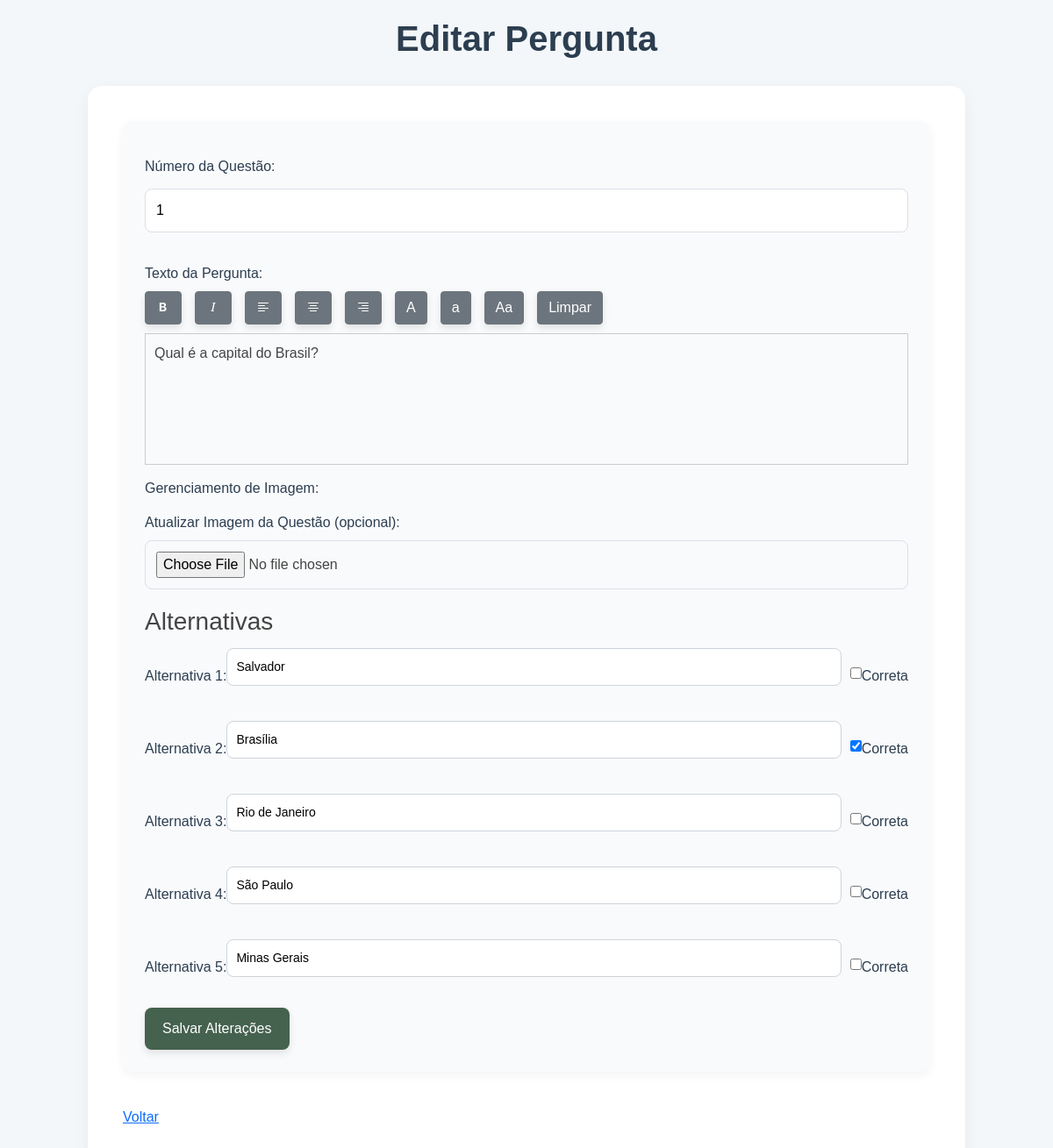
The page /admin/php/edit_question.php?id=1 on the database its author committed.
### tables this page shows
CREATE TABLE `questions` (
  `id` int(11) NOT NULL,
  `question_text` text NOT NULL,
  `question_number` int(11) DEFAULT NULL
);

CREATE TABLE `alternatives` (
  `id` int(11) NOT NULL,
  `question_id` int(11) DEFAULT NULL,
  `alternative_text` varchar(255) DEFAULT NULL,
  `is_correct` tinyint(1) DEFAULT NULL
);

### admin/php/edit_question.php (the view, shortened to what this page needs)
<?php
include '../../db/db_connection.php';
$question_id = $_GET['id'];
$stmt = $pdo->prepare('SELECT * FROM questions WHERE id = :id');
$stmt->execute(['id' => $question_id]);
$question = $stmt->fetch(PDO::FETCH_ASSOC);
$stmt = $pdo->prepare('SELECT * FROM alternatives WHERE question_id = :question_id');
$stmt->execute(['question_id' => $question_id]);
$alternatives = $stmt->fetchAll(PDO::FETCH_ASSOC);
$question_text = isset($_POST['question_text']) ? $_POST['question_text'] : $question['question_text'];
?>
<!DOCTYPE html>
<html lang="pt-BR">
<head>
    <link rel="stylesheet" href="../css/style.css">
    <link href="https://cdn.jsdelivr.net/npm/bootstrap@5.1.3/dist/css/bootstrap.min.css" rel="stylesheet">
    <link rel="stylesheet" href="https://cdn.jsdelivr.net/npm/bootstrap-icons@1.8.1/font/bootstrap-icons.css">
</head>
<body>
    <header>
        <h1>Editar Pergunta</h1>
    </header>
    <div class="container">
        <div class="fixed-form-container">
            <form action="update_question.php" method="POST" enctype="multipart/form-data" onsubmit="return setQuestionText();">
                <label for="question_number">Número da Questão:</label>
                <input type="number" id="question_number" name="question_number" value="<?php echo htmlspecialchars($question['question_number']); ?>" required>
                <label for="question">Texto da Pergunta:</label>
                <div class="btn-container">
                    <button type="button" class="btn btn-secondary" onclick="executarComando('bold')"><i class="bi bi-type-bold"></i></button>
                    <button type="button" class="btn btn-secondary" onclick="executarComando('italic')"><i class="bi bi-type-italic"></i></button>
                    <button type="button" class="btn btn-secondary" onclick="executarComando('justifyLeft')"><i class="bi bi-text-left"></i></button>
                    <button type="button" class="btn btn-secondary" onclick="executarComando('justifyCenter')"><i class="bi bi-text-center"></i></button>
                    <button type="button" class="btn btn-secondary" onclick="executarComando('justifyRight')"><i class="bi bi-text-right"></i></button>
                    <button type="button" class="btn btn-secondary" onclick="transformarTexto('uppercase')">A</button>
                    <button type="button" class="btn btn-secondary" onclick="transformarTexto('lowercase')">a</button>
                    <button type="button" class="btn btn-secondary" onclick="transformarTexto('capitalize')">Aa</button>
                    <button type="button" class="btn btn-secondary" onclick="limparTexto()">Limpar</button>
                </div>
                <div id="editor" contenteditable="true" required><?php echo htmlspecialchars_decode($question_text); ?></div>
                <div class="image-section">
                    <label>Gerenciamento de Imagem:</label>
                    <label for="photo">Atualizar Imagem da Questão (opcional):</label>
                    <input type="file" id="photo" name="photo" accept="image/*">
                </div>
                <h3>Alternativas</h3>
                <?php for ($i = 1; $i <= 5; $i++): ?>
                    <div class="alternative-item">
                        <label for="alternative_<?php echo $i; ?>">Alternativa <?php echo $i; ?>:</label>
                        <input type="text" id="alternative_<?php echo $i; ?>" name="alternative_<?php echo $i; ?>"
                            value="<?php echo isset($alternatives[$i-1]) ? htmlspecialchars($alternatives[$i-1]['alternative_text']) : ''; ?>" required>
                        <input type="checkbox" id="correct_<?php echo $i; ?>" name="correct_<?php echo $i; ?>"
                            <?php echo isset($alternatives[$i-1]) && $alternatives[$i-1]['is_correct'] ? 'checked' : ''; ?>>
                        <label for="correct_<?php echo $i; ?>">Correta</label>
                    </div>
                <?php endfor; ?>
                <button type="submit">Salvar Alterações</button>
            </form>
            <a href="../index.php" class="button">Voltar</a>
        </div>
    </div>
</body>
</html>

### admin/css/style.css (style rules this page uses)
body { font-family: 'Roboto', Arial, sans-serif; margin: 0; padding: 0; background-color: #f0f4f8; color: #333; line-height: 1.6; }
.container { max-width: 800px; margin: 40px auto; padding: 20px; background-color: #ffffff; border-radius: 12px; box-shadow: 0 8px 16px rgba(0, 0, 0, 0.1); }
header { text-align: center; margin-bottom: 30px; }
h1 { color: #007bff; font-size: 2.5em; font-weight: bold; margin-bottom: 10px; }
label { font-weight: 600; font-size: 16px; color: #495057; display: block; margin-top: 15px; }
input[type="number"], textarea { width: 100%; padding: 12px; margin-top: 5px; margin-bottom: 15px; border: 1px solid #ced4da; border-radius: 8px; font-size: 16px; transition: border-color 0.3s ease, box-shadow 0.3s ease; }
.alternative-item { display: flex; align-items: center; margin-bottom: 15px; }
.alternative-item input[type="text"] { flex: 1; margin-right: 10px; padding: 10px; border: 1px solid #ced4da; border-radius: 8px; font-size: 14px; transition: border-color 0.3s ease, box-shadow 0.3s ease; }
button { padding: 12px 24px; background-color: #007bff; color: white; border: none; border-radius: 8px; cursor: pointer; font-size: 16px; font-weight: 600; transition: background-color 0.3s ease, box-shadow 0.3s ease, transform 0.3s ease; box-shadow: 0 4px 8px rgba(0, 0, 0, 0.1); margin: 5px; }
.btn { text-decoration: none; padding: 10px 16px; border-radius: 8px; color: white; font-size: 14px; font-weight: 500; transition: background-color 0.3s ease, transform 0.3s ease; }
#editor { border: 1px solid #ccc; padding: 10px; min-height: 150px; margin: 10px 0; overflow-y: auto; font-size: 16px; }
.btn-container { margin-bottom: 20px; }
.container { max-width: 800px; margin: auto; padding: 20px; }
.btn { padding: 10px 15px; background-color: #007bff; color: white; border: none; border-radius: 5px; cursor: pointer; }
input[type="text"], input[type="number"], select { width: 100%; padding: 10px; margin: 5px 0 15px 0; border: 1px solid #ccc; border-radius: 5px; }
label { display: block; margin-bottom: 5px; }

### admin/php/edit_question.php (style rules this page uses)
.btn-container { display: flex; justify-content: flex-start; gap: 10px; margin-bottom: 10px; }
body { font-family: 'Poppins', Arial, sans-serif; background-color: #f3f7fa; color: #444; margin: 0; padding: 20px; }
h1, h2 { color: #2c3e50; margin-bottom: 15px; font-weight: 600; }
.container { max-width: 1000px; margin: 0 auto; background-color: #fff; border-radius: 16px; box-shadow: 0 6px 18px rgba(0, 0, 0, 0.05); padding: 40px; transition: box-shadow 0.3s ease; }
form { background-color: #f9fafc; padding: 25px; border-radius: 12px; box-shadow: 0 4px 12px rgba(0, 0, 0, 0.05); margin-bottom: 40px; }
label { font-weight: 500; margin-bottom: 8px; display: block; color: #2c3e50; }
input[type="text"], input[type="number"], input[type="file"], select { width: 100%; padding: 12px; margin-bottom: 20px; border: 1px solid #dcdfe6; border-radius: 8px; transition: border-color 0.3s ease; }
button { background-color: #45624E; color: #fff; border: none; padding: 12px 20px; border-radius: 8px; font-weight: 500; cursor: pointer; transition: background-color 0.3s ease, transform 0.3s ease; }
.btn-container { display: flex; gap: 15px; }

### rows shown on the page
questions: question_number "1", question_text "Qual é a capital do Brasil?"
alternatives: alternative_text "Salvador"
alternatives: alternative_text "Brasília", is_correct "☑"
alternatives: alternative_text "Rio de Janeiro"
alternatives: alternative_text "São Paulo"
alternatives: alternative_text "Minas Gerais"
